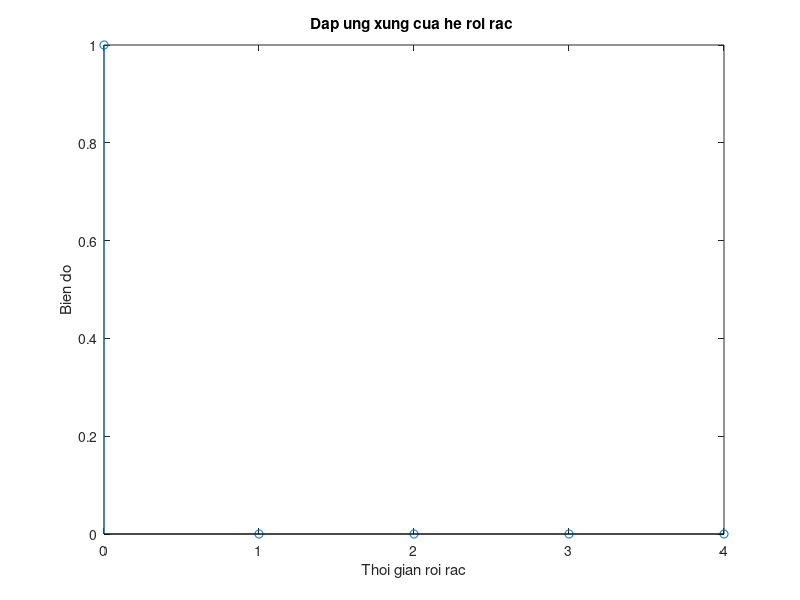

Write MATLAB code to recreate this figure.
% Bai 2.20 tinh on dinh cua he thong tu dap ung xung roi rac
N=input('Chieu dai dap ung xung mong muon ');
p=input('Gia tri vector p= ');
d=input('Gia tri vector d= ');
[h,t]=impz(p,d,N);
disp(h);
n=0:N-1;
stem(n,h);
xlabel('Thoi gian roi rac');
ylabel('Bien do');
title('Dap ung xung cua he roi rac ');
sum=0;
for k=1:length(N);
    sum=sum+abs(h(k));
end
disp('Gia tri tong = ');
disp(abs(h(k)));